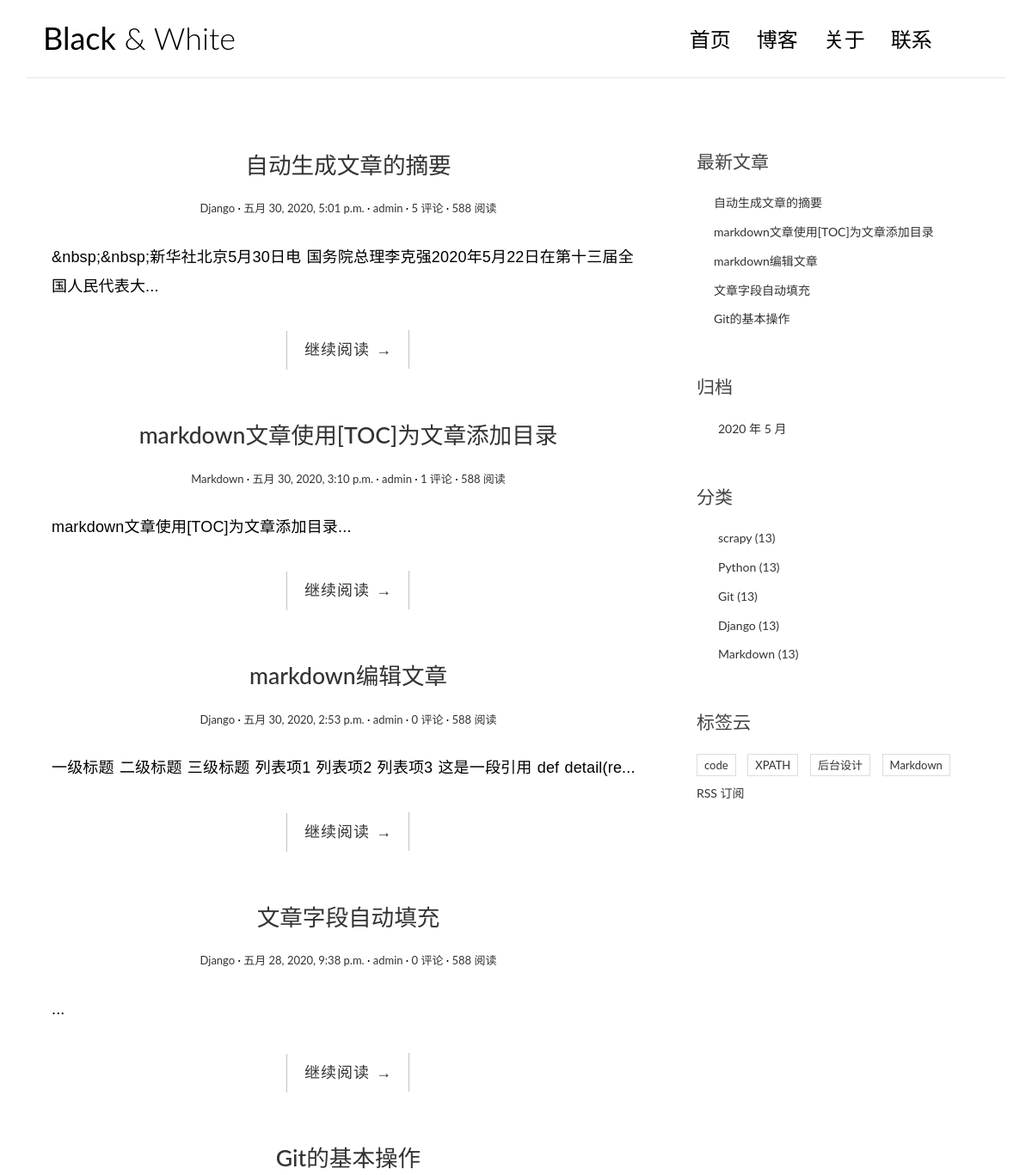
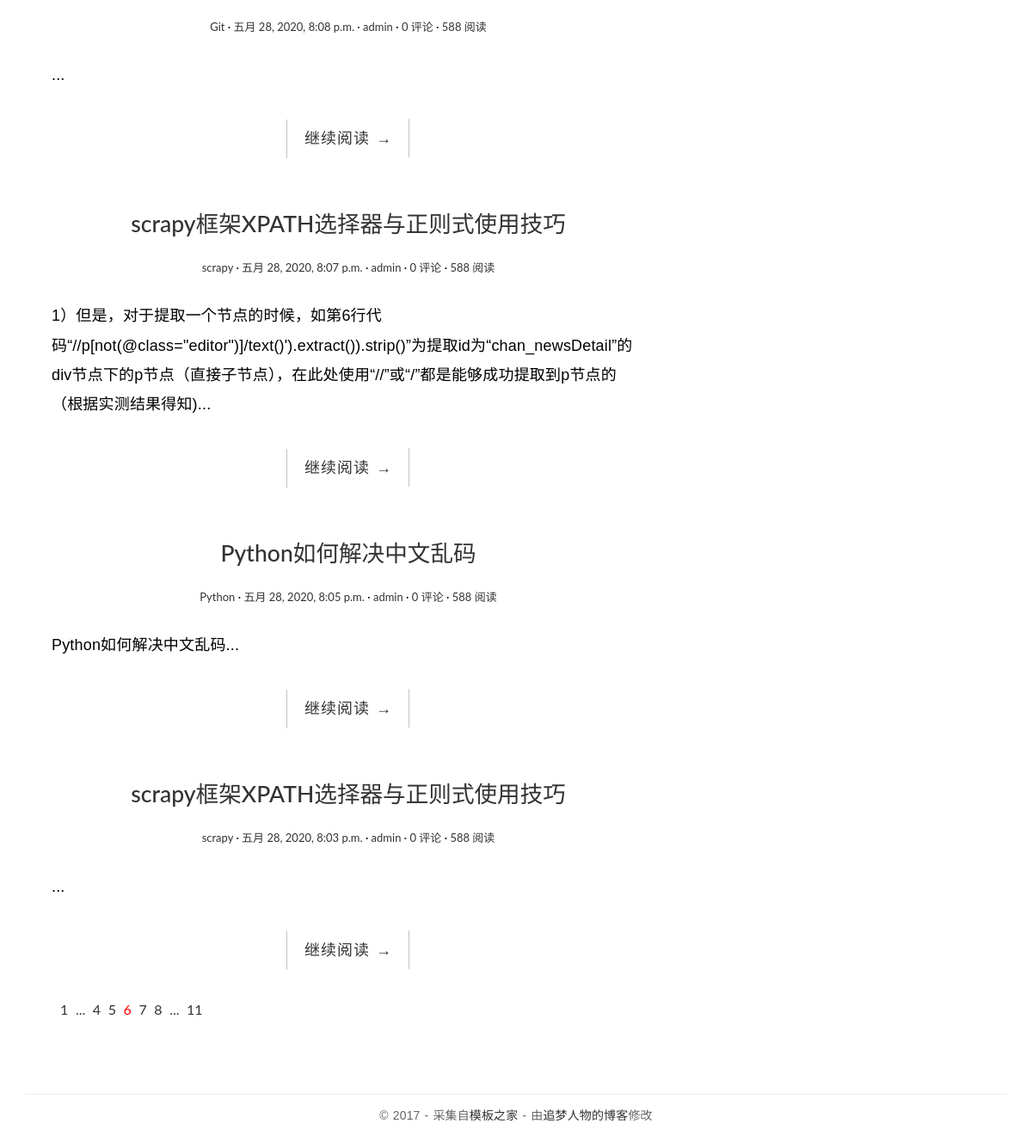
The page / on the database its author committed (2 pictures, top to bottom).
### blog/models.py (models this page shows, shortened)
class Post(models.Model):
    title = models.CharField('标题', max_length=70)
    body = models.TextField('正文')
    created_time = models.DateTimeField('创建时间', default=timezone.now)
    modified_time = models.DateTimeField('修改时间')
    excerpt = models.CharField('摘要', max_length=200, blank=True)
    category = models.ForeignKey(Category, verbose_name='分类', on_delete=models.CASCADE)
    tags = models.ManyToManyField(Tag, verbose_name='标签', blank=True)
    author = models.ForeignKey(User, verbose_name='作者', on_delete=models.CASCADE)
    class Meta:
        verbose_name = '文章'
        verbose_name_plural = verbose_name
        ordering = ['-created_time']
    def get_absolute_url(self):
        return reverse('blog:detail', kwargs={'pk': self.pk})

class Category(models.Model):
    name = models.CharField(max_length=100)
    class Meta:
        verbose_name = '分类'
        verbose_name_plural = verbose_name

class Tag(models.Model):
    name = models.CharField(max_length=100)
    class Meta:
        verbose_name = '标签'
        verbose_name_plural = verbose_name

### blog/views.py (the view)
# urls.py: path('', views.index, name='index'),
def index(request):
    post_list = Post.objects.all()
    return render(request, 'blog/index.html',
                  context={
                      'post_list': post_list
                  })

### blog/templatetags/blog_extras.py (called while the page is built)
@register.inclusion_tag('blog/inclusions/_recent_posts.html', takes_context=True)
def show_recent_posts(context, num=5):
    return {
        'recent_post_list': Post.objects.all().order_by('-created_time')[:num]
    }

@register.inclusion_tag('blog/inclusions/_archives.html', takes_context=True)
def show_archives(context):
    return {
        'date_list': Post.objects.dates('created_time', 'month', order='DESC')
    }

@register.inclusion_tag('blog/inclusions/_categories.html', takes_context=True)
def show_categories(context):
    return {
        'category_list': Category.objects.all()
    }

@register.inclusion_tag('blog/inclusions/_tags.html', takes_context=True)
def show_tags(context):
    return {
        'tag_list': Tag.objects.all(),
    }

### templates/blog/index.html
{% extends 'base.html' %}
{% block main %}
{% for post in post_list %}
    <article class="post post-{{ post.pk }}">
        <header class="entry-header">
            <h1 class="entry-title">
                <a href="{{ post.get_absolute_url }}">{{ post.title }}</a>
            </h1>
            <div class="entry-meta">
                <span class="post-category"><a href="{% url 'blog:category' post.category.pk %}">{{ post.category.name }}</a></span>
                <span class="post-date"><a href="#"><time class="entry-date"
                                                          datetime="{{ post.created_time }}">{{ post.created_time }}</time></a></span>
                <span class="post-author"><a href="#">{{ post.author }}</a></span>
                <span class="comments-link"><a href="{{ post.get_absolute_url }}#comment-area">{{ post.comment_set.count }} 评论</a></span>
                <span class="views-count"><a href="{{ post.get_absolute_url }}">588 阅读</a></span>
            </div>
        </header>
        <div class="entry-content clearfix">
            <p>{{ post.excerpt }}...</p>
            <div class="read-more cl-effect-14">
                <a href="{{ post.get_absolute_url }}" class="more-link">继续阅读 <span class="meta-nav">→</span></a>
            </div>
        </div>
    </article>
{% empty %}
    <div class="no-post">暂时还没有发布的文章！</div>
{% endfor %}
<div class="pagination">
    <ul>
        <li><a href="">1</a></li>
        <li><a href="">...</a></li>
        <li><a href="">4</a></li>
        <li><a href="">5</a></li>
        <li class="current"><a href="">6</a></li>
        <li><a href="">7</a></li>
        <li><a href="">8</a></li>
        <li><a href="">...</a></li>
        <li><a href="">11</a></li>
    </ul>
</div>
{% endblock main %}

### templates/base.html (shortened to what this page needs)
{% load static %}
{% load blog_extras %}
<!DOCTYPE html>
<html>
<head>
    <link rel="stylesheet" href="http://code.ionicframework.com/ionicons/2.0.1/css/ionicons.min.css">
    <link rel="stylesheet" href="{% static 'blog/css/bootstrap.min.css' %}">
    <link rel="stylesheet" href="{% static 'blog/css/pace.css' %}">
    <link rel="stylesheet" href="{% static 'blog/css/custom.css' %}">
    <link href="https://cdn.bootcss.com/highlight.js/9.15.8/styles/github.min.css" rel="stylesheet">
</head>
<body>
<div class="container">
    <header id="site-header">
        <div class="row">
            <div class="col-md-4 col-sm-5 col-xs-8">
                <div class="logo">
                    <h1><a href="{% url 'blog:index' %}"><b>Black</b> &amp; White</a></h1>
                </div>
            </div>
            <div class="col-md-8 col-sm-7 col-xs-4">
                <nav class="main-nav" role="navigation">
                    <div class="collapse navbar-collapse" id="bs-example-navbar-collapse-1">
                        <ul class="nav navbar-nav navbar-right">
                            <li class="cl-effect-11"><a href="{% url 'blog:index' %}" data-hover="首页">首页</a></li>
                            <li class="cl-effect-11"><a href="{% url 'blog:index' %}" data-hover="博客">博客</a></li>
                            <li class="cl-effect-11"><a href="#" data-hover="关于">关于</a></li>
                            <li class="cl-effect-11"><a href="#" data-hover="联系">联系</a></li>
                        </ul>
                    </div>
                </nav>
            </div>
        </div>
    </header>
</div>
<div class="content-body">
    <div class="container">
        <div class="row">
            <main class="col-md-8">
                {% block main %}
                {% endblock main %}
            </main>
            <aside class="col-md-4">
                {% show_recent_posts %}
                {% show_archives %}
                {% show_categories %}
                {% show_tags %}
                <div class="rss">
                    <a href=""> RSS 订阅</a>
                </div>
        </div>
    </div>
<footer id="site-footer">
    <div class="container">
        <div class="row">
            <div class="col-md-12">
                <p class="copyright">&copy 2017 - 采集自<a href="http://www.cssmoban.com/"
                                                        target="_blank" title="模板之家">模板之家</a>
                    - 由<a href="http://zmrenwu.com/" title="网页模板" target="_blank">追梦人物的博客</a>修改
                </p>
            </div>
        </div>
    </div>
</footer>
<body>
</body>
</body>
</html>

### templates/blog/inclusions/_recent_posts.html
<div class="widget widget-recent-posts">
  <h3 class="widget-title">最新文章</h3>
  <ul>
    {% for post in recent_post_list %}
      <li>
        <a href="{{ post.get_absolute_url }}">{{ post.title }}</a>
      </li>
    {% empty %}
      暂无文章！
    {% endfor %}
  </ul>
</div>

### templates/blog/inclusions/_archives.html
<div class="widget widget-archives">
  <h3 class="widget-title">归档</h3>
  <ul>
    {% for date in date_list %}
      <li>
        <a href="{% url 'blog:archive' date.year date.month%}">{{ date.year }} 年 {{ date.month }} 月</a>
      </li>
    {% empty %}
      暂无归档！
    {% endfor %}
  </ul>
</div>

### templates/blog/inclusions/_categories.html
<div class="widget widget-category">
  <h3 class="widget-title">分类</h3>
  <ul>
    {% for category in category_list %}
      <li>
        <a href="{% url 'blog:category' category.pk %}">{{ category.name }} <span class="post-count">(13)</span></a>
      </li>
    {% empty %}
      暂无分类！
    {% endfor %}
  </ul>
</div>

### templates/blog/inclusions/_tags.html
<div class="widget widget-tag-cloud">
  <h3 class="widget-title">标签云</h3>
  <ul>
    {% for tag in tag_list %}
      <li>
        <a href="{% url 'blog:tag' tag.pk %}">{{ tag.name }}</a>
      </li>
    {% empty %}
      暂无标签！
    {% endfor %}
  </ul>
</div

### blog/static/blog/css/custom.css (style rules this page uses)
* { outline: none; }
h1, h2, h3, h4, h5, h6 { margin-top: 0; }
b { font-weight: 400; }
a { color: #333; }
body { color: #444; font-family: 'Lato', sans-serif; }
p { font-family: 'Ubuntu', sans-serif; font-weight: 400; word-spacing: 1px; letter-spacing: 0.01em; }
#site-header { background-color: #FFF; padding: 25px 20px; margin-bottom: 40px; border-bottom: 1px solid #e7e7e7; }
.logo h1 a { color: #000; }
.logo h1 { margin: 0; font-family: 'Lato', sans-serif; font-weight: 300; }
.main-nav { margin-top: 11px; max-width: 95%; }
.main-nav a { color: #000000 !important; padding: 0 0 5px 0 !important; margin-right: 30px; font-family: 'Lato', sans-serif; font-weight: 300; font-size: 24px; }
.cl-effect-11 a { padding: 10px 0; color: #0972b4; text-shadow: none; }
.cl-effect-11 a::before { position: absolute; top: 0; left: 0; overflow: hidden; padding: 0 0 5px 0 !important; max-width: 0; border-bottom: 1px solid #000; color: #000; content: attr(data-hover); white-space: nowrap; -webkit-transition: max-width 0.5s; -moz-transition: max-width 0.5s; transition: max-width 0.5s; }
.content-body { padding-bottom: 4em; }
.post { background: #fff; padding: 30px 30px 0; }
.entry-title { text-align: center; font-size: 1.9em; margin-bottom: 20px; line-height: 1.6; padding: 10px 20px 0; }
.entry-meta { text-align: center; color: #DDDDDD; font-size: 13px; margin-bottom: 30px; }
.entry-content { font-size: 18px; line-height: 1.9; font-weight: 300; color: #000; }
.post-category::after, .post-date::after, .post-author::after, .comments-link::after { content: ' ·'; color: #000; }
.read-more { font-family: 'Ubuntu', sans-serif; font-weight: 400; word-spacing: 1px; letter-spacing: 0.01em; text-align: center; margin-top: 20px; }
.cl-effect-14 a { padding: 0 20px; height: 45px; line-height: 45px; position: relative; display: inline-block; margin: 15px 25px; letter-spacing: 1px; font-weight: 400; text-shadow: 0 0 1px rgba(255, 255, 255, 0.3); }
.cl-effect-14 a::before, .cl-effect-14 a::after { position: absolute; width: 45px; height: 1px; background: #C3C3C3; content: ''; -webkit-transition: all 0.3s; -moz-transition: all 0.3s; transition: all 0.3s; pointer-events: none; }
.cl-effect-14 a::before { top: 0; left: 0; -webkit-transform: rotate(90deg); -moz-transform: rotate(90deg); transform: rotate(90deg); -webkit-transform-origin: 0 0; -moz-transform-origin: 0 0; transform-origin: 0 0; }
.cl-effect-14 a::after { right: 0; bottom: 0; -webkit-transform: rotate(90deg); -moz-transform: rotate(90deg); transform: rotate(90deg); -webkit-transform-origin: 100% 0; -moz-transform-origin: 100% 0; transform-origin: 100% 0; }
.widget { background: #fff; padding: 30px 0 0; }
.widget-title { font-size: 1.5em; margin-bottom: 20px; line-height: 1.6; padding: 10px 0 0; font-weight: 400; }
.widget-recent-posts ul { padding: 0; margin: 0; padding-left: 20px; }
.widget-recent-posts ul li { list-style-type: none; position: relative; line-height: 170%; margin-bottom: 10px; }
.widget-recent-posts ul li::before { content: '\f3d3'; font-family: "Ionicons"; position: absolute; left: -17px; top: 3px; font-size: 16px; color: #000; }
.widget-archives ul { padding: 0; margin: 0; padding-left: 25px; }
.widget-archives ul li { list-style-type: none; position: relative; line-height: 170%; margin-bottom: 10px; }
.widget-archives ul li::before { content: '\f3f3'; font-family: "Ionicons"; position: absolute; left: -25px; top: 1px; font-size: 16px; color: #000; }
.widget-category ul { padding: 0; margin: 0; padding-left: 25px; }
.widget-category ul li { list-style-type: none; position: relative; line-height: 170%; margin-bottom: 10px; }
.widget-category ul li::before { content: '\f3fe'; font-family: "Ionicons"; position: absolute; left: -25px; top: 1px; font-size: 18px; color: #000; }
.widget-tag-cloud ul { padding: 0; margin: 0; margin-right: -10px; }
.widget-tag-cloud ul li { list-style-type: none; font-size: 13px; display: inline-block; margin-right: 10px; margin-bottom: 10px; padding: 3px 8px; border: 1px solid #ddd; }
#site-footer { padding-top: 10px; padding: 0 0 1.5em 0; }
.copyright { text-align: center; padding-top: 1em; margin: 0; border-top: 1px solid #eee; color: #666; }
.pagination ul { list-style: none; }
.pagination ul li { display: inline-block; font-size: 16px; margin-right: 5px; }
.current a { color: red; }

### rows shown on the page
Post: title "自动生成文章的摘要", category.name "Django", created_time "五月 30, 2020, 5:01 p.m.", author "admin", comment_set.count "5", excerpt "&nbsp;&nbsp;新华社北京5月30日电 国务院总理李克强2020年5月22日在第十三届全国人民代表大"
Post: title "markdown文章使用[TOC]为文章添加目录", category.name "Markdown", created_time "五月 30, 2020, 3:10 p.m.", author "admin", comment_set.count "1", excerpt "markdown文章使用[TOC]为文章添加目录"
Post: title "markdown编辑文章", category.name "Django", created_time "五月 30, 2020, 2:53 p.m.", author "admin", comment_set.count "0", excerpt "一级标题 二级标题 三级标题 列表项1 列表项2 列表项3 这是一段引用 def detail(re"
Post: title "文章字段自动填充", category.name "Django", created_time "五月 28, 2020, 9:38 p.m.", author "admin", comment_set.count "0"
Post: title "Git的基本操作", category.name "Git", created_time "五月 28, 2020, 8:08 p.m.", author "admin", comment_set.count "0"
Post: title "scrapy框架XPATH选择器与正则式使用技巧", category.name "scrapy", created_time "五月 28, 2020, 8:07 p.m.", author "admin", comment_set.count "0", excerpt "1）但是，对于提取一个节点的时候，如第6行代码“//p[not(@class=\"editor\")]/text()').extract()).strip()”为提取id为“chan_newsDetail”的div节点下的p节点（直接子节点），在此处使用“//”或“/”都是能够成功提取到p节点的（根据实测结果得知)"
Post: title "Python如何解决中文乱码", category.name "Python", created_time "五月 28, 2020, 8:05 p.m.", author "admin", comment_set.count "0", excerpt "Python如何解决中文乱码"
Post: title "scrapy框架XPATH选择器与正则式使用技巧", category.name "scrapy", created_time "五月 28, 2020, 8:03 p.m.", author "admin", comment_set.count "0"
Category: name "scrapy"
Category: name "Python"
Category: name "Git"
Category: name "Django"
Category: name "Markdown"
Tag: name "code"
Tag: name "XPATH"
Tag: name "后台设计"
Tag: name "Markdown"

### other values the page prints
{{ date.year }} "2020"
{{ date.month }} "5"
